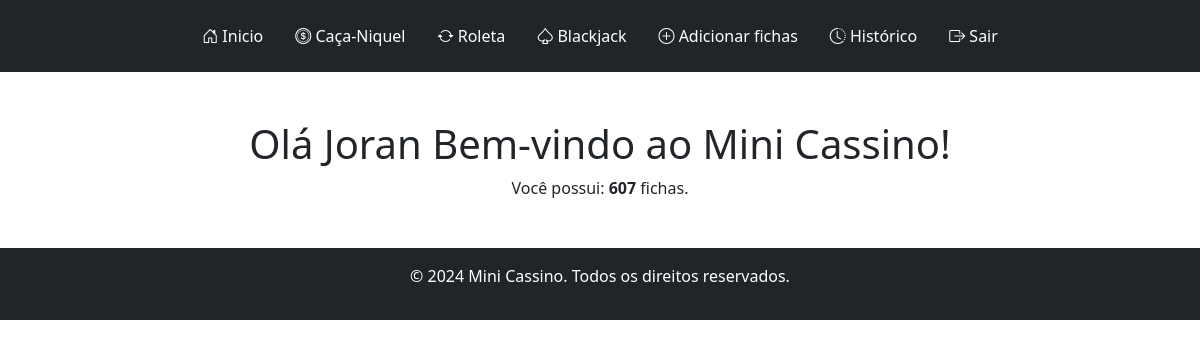
Page /homepage (signed in) on the earlier database version.
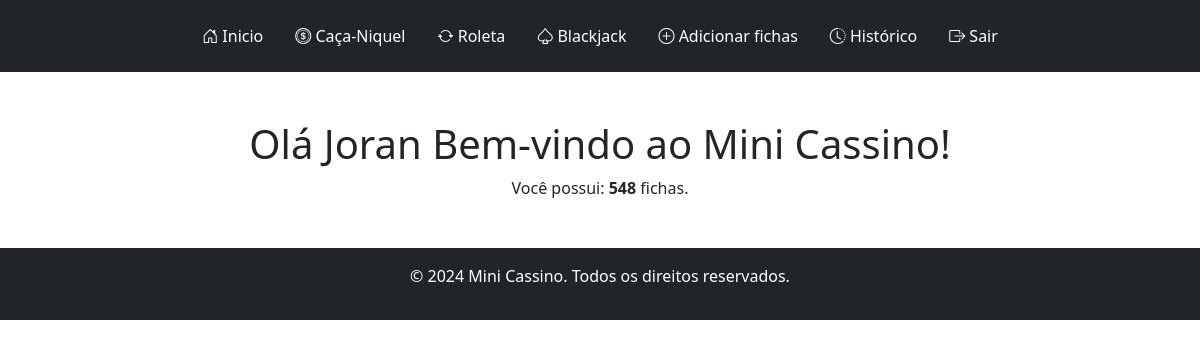
Same page on the later database version.
### tables this page shows
CREATE TABLE users (
    id INTEGER PRIMARY KEY AUTOINCREMENT,
    username TEXT NOT NULL,
    password TEXT NOT NULL
, saldo INTEGER DEFAULT 100, ganhos INTEGER, perdas INTEGER);

### app.py (the view)
@app.route('/homepage', methods=['GET', 'POST'])
@login_required
def homepage():
    user_id = session.get('user_id')
    user = db.execute("SELECT username, saldo FROM users WHERE id = ?", user_id)
    if not user:
        return "Usuário não encontrado.", 404
    username = user[0]["username"]
    saldo = user[0]["saldo"]
    return render_template('homepage.html',username=username, saldo=saldo)

### help.py (called while the page is built)
def login_required(f):
    @wraps(f)
    def decorated_function(*args, **kwargs):
        if 'user_id' not in session:
            return redirect(url_for('login'))
        return f(*args, **kwargs)
    return decorated_function

### templates/homepage.html (shortened to what this page needs)
{% extends "layout.html" %}
{% block main %}
<div class="container text-center">
   <h1>Olá {{ username }} Bem-vindo ao Mini Cassino!</h1>
   {% if saldo is not none %}
       <p>Você possui: <strong>{{ saldo }}</strong> fichas.</p>
   {% else %}
       <p>Erro: Não foi possível carregar seu saldo.</p>
   {% endif %}
</div>
{% endblock %}

Differences in the rows shown:
changed users "Joran": saldo "607" → "548"
